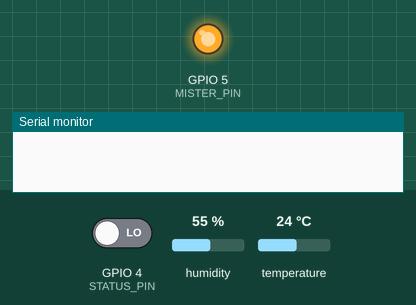
A sketch run on a simulated ESP32. On the bench: output pins drawn as LEDs (lit = HIGH), the last lines printed to the serial monitor. Inputs (shaded band) come from the test bench; at power-on: GPIO 4 (STATUS_PIN) LOW, humidity 55 %, temperature 24 °C. Random numbers use the default seed unless the sketch sets one. At 5.0 s the program puts the board to deep sleep or switches it off; the recording ends there.

Above: at 0.15 s.
At 2.76 s:
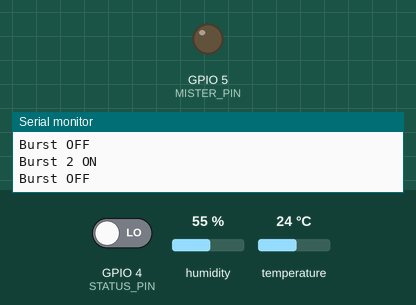
Timing chart, 0 to 3.1 s (numbered marks = the images above):
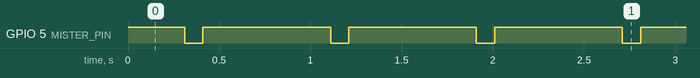

Measured:
- by itself, GPIO 5 (MISTER_PIN): repeats every 0.80 s: LOW 0.10 s, HIGH 0.70 s

The sketch:

PoM_Bushmister.ino
```cpp
#include "DHT.h"
#include "esp_sleep.h"

// ================== PIN DEFINES ==================
// GPIO5 is a strapping pin and can glitch LOW at reset (toggles the mister).
// If boot-ON persists after this firmware, move the wire to GPIO18.
#define MISTER_PIN   5      // pulse LOW = button press
#define STATUS_PIN   4      // HIGH (~2.7V) = mister ON
#define DHT_PIN     15
#define LDR_PIN     32
#define DHTTYPE     DHT11

// ================== TUNABLE CONSTANTS ==================
const int   SHORT_PRESS_MS     = 100;
const float TEMP_OFFSET        = -0.9;

const float TEMP_MIN_C         = -5.0;
const float TEMP_MAX_C         = 25.0;
const float RH_MAX_PERCENT     = 90.0;

const int   HISTORY_SIZE       = 4;
const int   CHANGE_THRESHOLD   = 180;
const int   PRE_DUSK_OFFSET    = 400;
const int   POST_DAWN_OFFSET   = 400;
const int   MIN_RANGE_FOR_DYNAMIC = 800;

const int   BURSTS_PER_SEQUENCE = 3;
const int   FART_CHANCE_PERCENT = 7;

const uint64_t SLEEP_MINUTES   = 8;
const uint32_t WAKES_PER_DAY   = 180;

RTC_DATA_ATTR int ldrHistory[HISTORY_SIZE] = {0};
RTC_DATA_ATTR int historyIndex = 0;
RTC_DATA_ATTR int ldrMin = 4095;
RTC_DATA_ATTR int ldrMax = 0;
RTC_DATA_ATTR uint32_t sampleCount = 0;
RTC_DATA_ATTR float ldrMean = 0;
RTC_DATA_ATTR bool pendingLow = false;
RTC_DATA_ATTR bool pendingHigh = false;
RTC_DATA_ATTR int  pendingLowVal = 0;
RTC_DATA_ATTR int  pendingHighVal = 0;
RTC_DATA_ATTR bool calTrusted = false;

DHT dht(DHT_PIN, DHTTYPE);

bool misterIsOn() {
  return digitalRead(STATUS_PIN) == HIGH;
}

void toggleOnce() {
  digitalWrite(MISTER_PIN, LOW);
  delay(SHORT_PRESS_MS);
  digitalWrite(MISTER_PIN, HIGH);
  delay(200);
}

void ensureMisterOff() {
  digitalWrite(MISTER_PIN, HIGH);
  delay(80);
  int tries = 0;
  while (misterIsOn() && tries < 6) {
    Serial.println("Mister ON -> forcing OFF");
    toggleOnce();
    delay(350);
    tries++;
  }
  if (misterIsOn()) Serial.println("WARNING: still ON after 6 toggles");
  else Serial.println("Mister confirmed OFF");
}

void performMistSequence() {
  Serial.println("Starting 3-burst sequence...");
  for (int i = 0; i < BURSTS_PER_SEQUENCE; i++) {
    Serial.print("Burst "); Serial.print(i + 1); Serial.println(" ON");
    toggleOnce();
    delay(500);
    Serial.println("Burst OFF");
    toggleOnce();
    if (i < BURSTS_PER_SEQUENCE - 1) delay(500);
  }
  delay(300);
  if (misterIsOn()) {
    Serial.println("SANITY: still ON -> forcing OFF");
    toggleOnce();
  }
}

bool validLdr(int v) {
  return v > 0 && v < 4095;
}

void updateCalibration(int ldr) {
  if (!validLdr(ldr)) {
    Serial.println("LDR rail reading ignored");
    pendingLow = pendingHigh = false;
    return;
  }

  if (ldr < ldrMin) {
    if (pendingLow && pendingLowVal <= ldr + 40) {
      ldrMin = min(pendingLowVal, ldr);
      pendingLow = false;
      Serial.print("ldrMin committed: "); Serial.println(ldrMin);
    } else {
      pendingLow = true;
      pendingLowVal = ldr;
    }
  } else {
    pendingLow = false;
  }

  if (ldr > ldrMax) {
    if (pendingHigh && pendingHighVal >= ldr - 40) {
      ldrMax = max(pendingHighVal, ldr);
      pendingHigh = false;
      Serial.print("ldrMax committed: "); Serial.println(ldrMax);
    } else {
      pendingHigh = true;
      pendingHighVal = ldr;
    }
  } else {
    pendingHigh = false;
  }

  if (sampleCount == 1) ldrMean = ldr;
  else {
    float n = (sampleCount < WAKES_PER_DAY) ? (float)sampleCount : (float)WAKES_PER_DAY;
    ldrMean += (ldr - ldrMean) / n;
  }

  int range = ldrMax - ldrMin;
  calTrusted = (range >= MIN_RANGE_FOR_DYNAMIC);

  if (sampleCount > 0 && (sampleCount % WAKES_PER_DAY) == 0) {
    if (!calTrusted) {
      Serial.println("24h range too small -> reset min/max (covered LDR?)");
      ldrMin = ldr;
      ldrMax = ldr;
      pendingLow = pendingHigh = false;
      calTrusted = false;
    } else {
      ldrMin = (int)(ldrMin + (ldrMean - ldrMin) / 8.0);
      ldrMax = (int)(ldrMax + (ldrMean - ldrMax) / 8.0);
      if (ldrMin < 0) ldrMin = 0;
      if (ldrMax > 4095) ldrMax = 4095;
      Serial.print("Daily decay  min="); Serial.print(ldrMin);
      Serial.print("  max="); Serial.println(ldrMax);
    }
  }
}

void setup() {
  pinMode(MISTER_PIN, OUTPUT);
  digitalWrite(MISTER_PIN, HIGH);
  pinMode(STATUS_PIN, INPUT);
  pinMode(LDR_PIN, INPUT);

  Serial.begin(115200);
  delay(200);

  Serial.println("=== PoM FIELD  set-and-forget  ===");
  ensureMisterOff();

  dht.begin();
  randomSeed(esp_random());

  float h = dht.readHumidity();
  float t_raw = dht.readTemperature();
  if (isnan(h) || isnan(t_raw)) {
    delay(2000);
    h = dht.readHumidity();
    t_raw = dht.readTemperature();
  }
  float t = t_raw + TEMP_OFFSET;
  int ldr = analogRead(LDR_PIN);

  sampleCount++;
  ldrHistory[historyIndex] = ldr;
  historyIndex = (historyIndex + 1) % HISTORY_SIZE;
  updateCalibration(ldr);

  if (!isnan(h) && !isnan(t_raw)) {
    Serial.print("Temp: "); Serial.print(t, 1);
    Serial.print(" C   RH: "); Serial.print(h, 1);
    Serial.print(" %   LDR: "); Serial.println(ldr);
  } else {
    Serial.print("DHT fail   LDR: "); Serial.println(ldr);
  }

  int range = ldrMax - ldrMin;
  int brightThreshold = 2200;
  int darkThreshold  = 1800;
  if (calTrusted) {
    brightThreshold = ldrMin + (range * 70 / 100);
    darkThreshold   = ldrMin + (range * 30 / 100);
    Serial.print("Dynamic bright="); Serial.print(brightThreshold);
    Serial.print("  dark="); Serial.println(darkThreshold);
  } else {
    Serial.println("Range small -> fallback thresholds");
  }

  int sumChange = 0;
  for (int i = 1; i < HISTORY_SIZE; i++) {
    sumChange += ldrHistory[i] - ldrHistory[(i - 1 + HISTORY_SIZE) % HISTORY_SIZE];
  }
  int avgChange = sumChange / (HISTORY_SIZE - 1);

  bool goodTemp = !isnan(t_raw) && (t >= TEMP_MIN_C && t <= TEMP_MAX_C);
  bool goodRH   = !isnan(h) && (h <= RH_MAX_PERCENT);

  if (goodTemp && goodRH) {
    if (avgChange < -CHANGE_THRESHOLD && ldr > brightThreshold - PRE_DUSK_OFFSET) {
      Serial.println("PRE-DUSK CREEP -> misting");
      performMistSequence();
    } else if (avgChange > CHANGE_THRESHOLD && ldr < darkThreshold + POST_DAWN_OFFSET) {
      Serial.println("POST-DAWN CREEP -> misting");
      performMistSequence();
    }
  } else {
    Serial.println("Skipped - bad temp or RH");
  }

  if (random(100) < FART_CHANCE_PERCENT) {
    Serial.println("RANDOM FART");
    toggleOnce(); delay(200); toggleOnce();
    delay(300);
  }

  ensureMisterOff();

  Serial.print("Hibernating "); Serial.print((uint32_t)SLEEP_MINUTES); Serial.println(" min");
  Serial.flush();
  esp_sleep_enable_timer_wakeup(SLEEP_MINUTES * 60ULL * 1000000ULL);
  esp_deep_sleep_start();
}

void loop() {}
```
